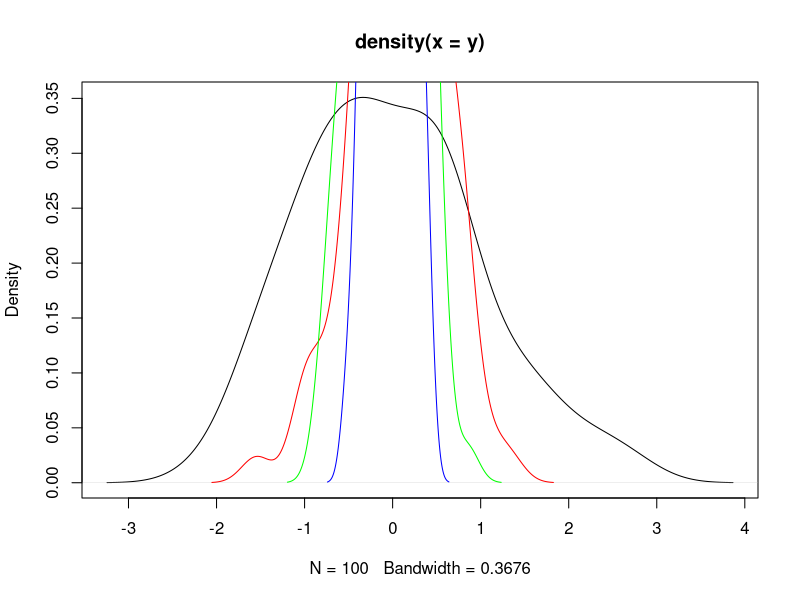

Here is the R script that generated this plot:
y <- rnorm(100)
plot(density(y), type = "l")
#Now take repeated samples of size 4
 av <- numeric(100)
 for (i in 1:100) {
   av[i] <- mean(rnorm(4))
   }
 lines(density(av), col = "red")
 #Now take repeated samples of size 9
 av <- numeric(100)
 for (i in 1:100) {
   av[i] <- mean(rnorm(9))
 }
 lines(density(av), col = "green")
 #Now take repeated samples of size 25
 av <- numeric(100)
 for (i in 1:100) {
   av[i] <- mean(rnorm(25))
 }
 lines(density(av), col = "blue")
 
